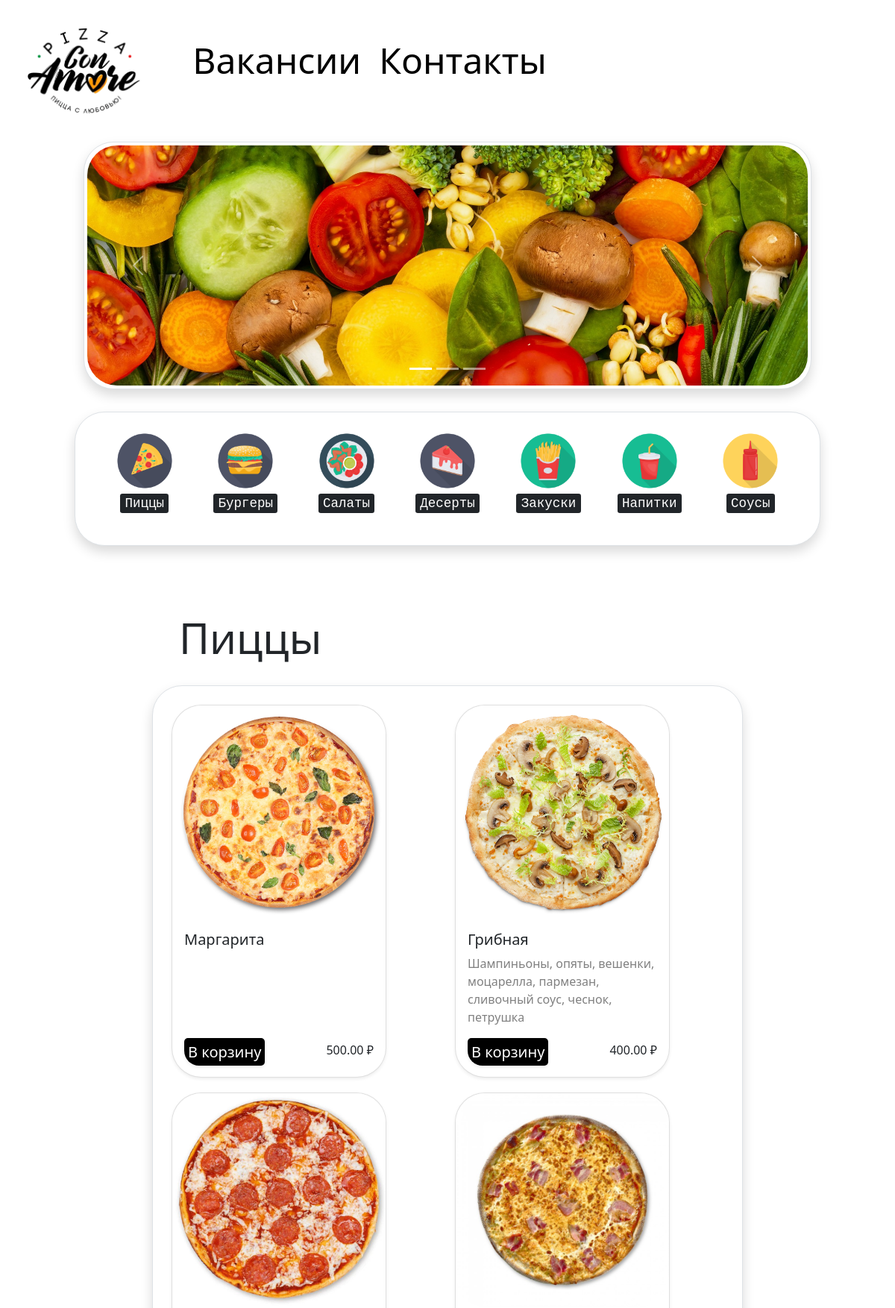
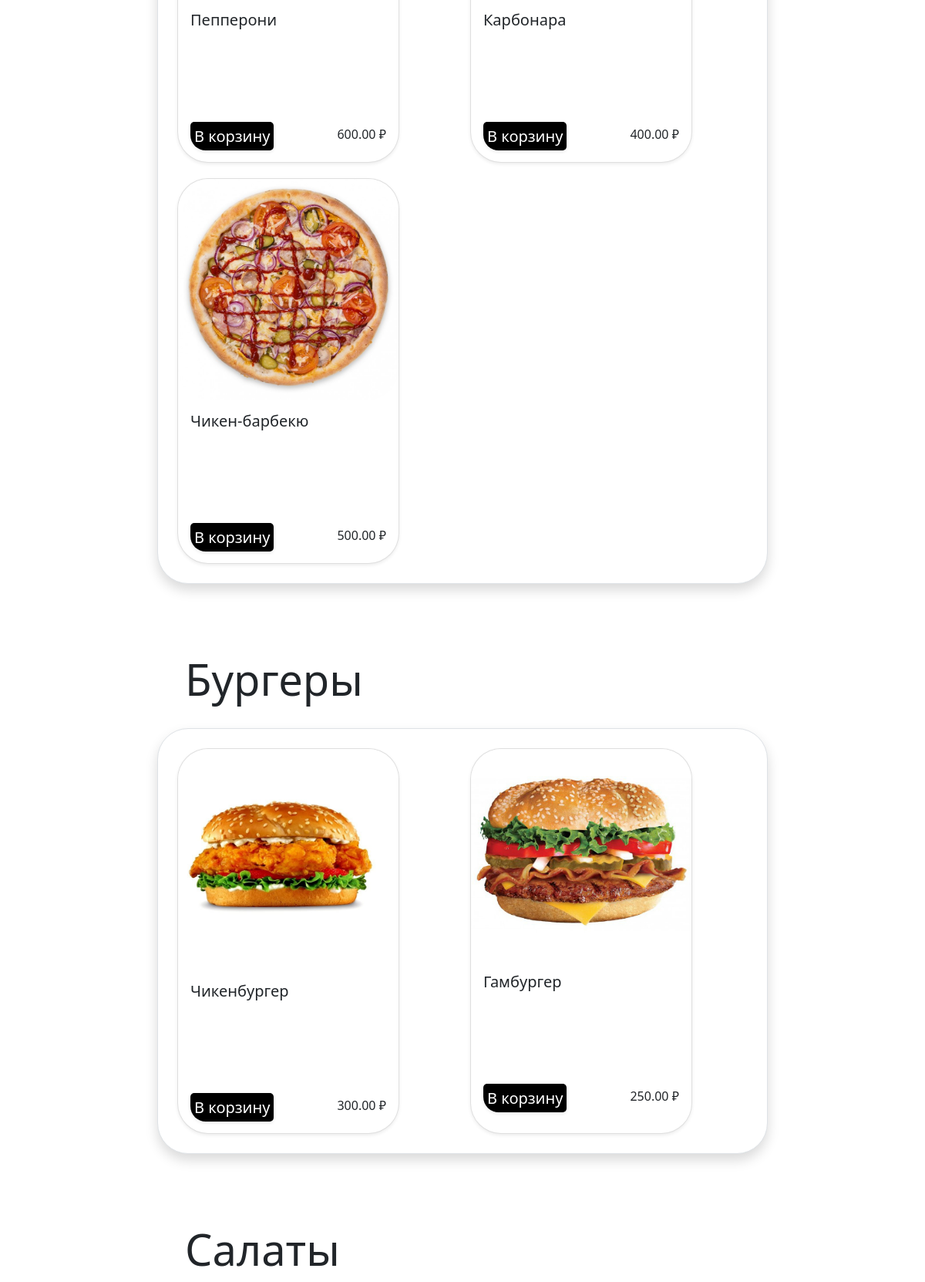
The page / (upper part) on the database its author committed (2 pictures, top to bottom).
### main_app/models.py (models this page shows, shortened)
class Promo(models.Model):
    name = models.CharField(
        verbose_name='Название',
        max_length=200
    )
    banner = models.ImageField(
        verbose_name='Баннер',
        upload_to='promos'
    )

class Category(models.Model):
    name = models.CharField(
        verbose_name='Название',
        max_length=255
    )
    slug = models.SlugField(
        verbose_name='Кодовое обозначение (заполняется авт-ки)',
        blank=True
    )
    image_icon = models.ImageField(
        verbose_name='Иконка',
        upload_to='icons'
    )
    def __str__(self):
        return self.name

class Product(models.Model):
    name = models.CharField(
        verbose_name='Название',
        max_length=255
    )
    category = models.ForeignKey(
        verbose_name='Категория',
        to='Category',
        on_delete=models.CASCADE
    )
    price = models.DecimalField(
        verbose_name='Цена',
        max_digits=7,
        decimal_places=2
    )
    time_cooking = models.DurationField(
        verbose_name='Продолжительность готовки'
    )
    availability = models.BooleanField(
        verbose_name='Наличие',
        default=True
    )
    description = models.TextField(
        verbose_name='Описание',
        null=True,
        blank=True
    )
    slug = models.SlugField(
        verbose_name='Кодовое обозначение (заполняется авт-ки)',
        blank=True
    )
    image = models.ImageField(
        verbose_name='Изображение',
        upload_to='products'
    )
    def __str__(self):
        return self.name

### main_app/views.py (the view)
# urls.py: path('', MainPageView.as_view(), name='main'),
class MainPageView(View):
    def get(self, request, *args, **kwargs):
        promos = Promo.objects.all()
        return render(
            request=request,
            template_name='main_page.html',
            context={
                'title': 'Con Amore',
                'categories': Category.objects.all(),
                'active_promo': promos[0],
                'promos': promos[1:],
                'dict_category_products': {
                    category: Product.objects.filter(category=category)
                    for category in Category.objects.all()
                }
            }
        )

### main_app/templates/main_page.html (shortened to what this page needs)
<!DOCTYPE html>
<html lang="en">
<head>
</head>
<link href="https://cdn.jsdelivr.net/npm/bootstrap@5.0.0-beta2/dist/css/bootstrap.min.css" rel="stylesheet"
>
<link rel="stylesheet" type="text/css" href="/static/main_page.css"/>
<body>
<div class="top-bar">
    <a href="#" style="margin-right: 40px">
        <img src="/media/logo.png" alt="ConAmore" class="img-fluid img-logo slow-motion"></a>
    <a class="display-5 big-but slow-motion" href="#">
        Вакансии</a>
    <a class="display-5 big-but slow-motion" href="#">
        Контакты</a>
</div>
{% block content %}
<div class="container slide-cont">
    <div id="carouselExampleCaptions" class="carousel slide" data-bs-ride="carousel">
        <div class="carousel-indicators">
            <button type="button" data-bs-target="#carouselExampleCaptions" data-bs-slide-to="0" class="active"
                    aria-current="true" aria-label="Slide 1"></button>
            <button type="button" data-bs-target="#carouselExampleCaptions" data-bs-slide-to="1"
                    aria-label="Slide 2"></button>
            <button type="button" data-bs-target="#carouselExampleCaptions" data-bs-slide-to="2"
                    aria-label="Slide 3"></button>
        </div>
        <div class="shadow carousel-inner round-edges img-thumbnail">
            <div class="carousel-item active" data-bs-interval="10000">
                <img src="{{ active_promo.banner.url }}"
                     class="img-fluid round-edges">
            </div>
        </div>
        <button class="carousel-control-prev" type="button" data-bs-target="#carouselExampleCaptions"
                data-bs-slide="prev">
            <span class="carousel-control-prev-icon" aria-hidden="true"></span>
        </button>
        <button class="carousel-control-next" type="button" data-bs-target="#carouselExampleCaptions"
                data-bs-slide="next">
            <span class="carousel-control-next-icon" aria-hidden="true"></span>
        </button>
    </div>
</div>
<div class="shadow container round-edges products-cont row img-thumbnail" align="center" id="products-cont" style="min-height: 180px">
    {% for category in categories %}
    <a class="col lead slow-motion a-products" align="center" href="#{{ category.slug }}">
        {% if category.image_icon %}
        <img src="{{ category.image_icon.url }}" class="img-fluid icon-products slow-motion"
             alt='Иконка "{{ category.name }}"'>
        <br>
        {% endif %}
        <kbd>
            {{ category }}
        </kbd>
    </a>
    {% endfor %}
</div>
{% for category, products in dict_category_products.items %}
    <h1 class="display-4" id="{{ category.slug }}" style="padding-top: 80px; margin-left: 20%">
        {{ category }}
    </h1>
    <div class="shadow container round-edges products-cont img-thumbnail grid-card" style="min-height: 500px; width: 66%">
        {% for product in products %}
            <div class="shadow-sm card round-edges" style="width: 18rem;">
                {% if product.image %}
                    <img src="{{ product.image.url }}" class="round-edges card-img-top" alt='Иконка "{{ product.name }}"'>
                {% endif %}
                <div class="card-body">
                    <h5 class="card-title">{{ product }}</h5>
                    <p class="card-text" style="height: 100px; color: grey">{{ product.description }}</p>
                    <div class="row">
                        <div class="col">
                            <a href="#" class="shadow-sm slow-motion a-in-cart">
                                        В корзину
                            </a>
                        </div>
                        <p class="col-4" align="right">
                            {{ product.price }} ₽
                        </p>
                    </div>
                </div>
            </div>
        {% endfor %}
    </div>
{% endfor %}
{% endblock content %}
</body>
</html>

### static/main_page.css (style rules this page uses)
.slow-motion { transition: all 0.5s; -webkit-transition: all 0.5s; -moz-transition: all 0.5s; }
.big-but { text-decoration: none; color: black; padding: 40px 10px; border-radius: 70px; }
.round-edges { border-radius: 40px }
.slide-cont { max-width: 1000px; margin: 0 auto 10px }
.img-logo { height: 150px; min-width: 150px; padding: 15px }
.icon-products { max-width: 80px }
.a-products { text-decoration: none }
.a-in-cart { font-size: 20px; padding: 5px; border-radius: 5px 5px 5px 20px; color: white; background-color: black; text-decoration: none }
.products-cont { max-width: 1000px; margin: 30px auto 10px; min-margin-left: 5px; min-margin-right: 5px; padding: 25px; }
.top-bar { align: center; margin: 20px; }
.card { height: 500px; width: 200px; }
.grid-card { align: center; display: grid; grid-gap: 20px; grid-template-columns: repeat(auto-fit, minmax(300px, 1fr)); grid-template-rows: repeat(1, 500px); }

### rows shown on the page
Promo: banner (picture)
Category: image_icon (picture), name "Пиццы"
Category: image_icon (picture), name "Бургеры"
Category: image_icon (picture), name "Салаты"
Category: image_icon (picture), name "Десерты"
Category: image_icon (picture), name "Закуски"
Category: image_icon (picture), name "Напитки"
Category: image_icon (picture), name "Соусы"
Product: image (picture), name "Маргарита", price "500.00"
Product: image (picture), name "Грибная", description "Шампиньоны, опяты, вешенки, моцарелла, пармезан, сливочный соус, чеснок, петрушка", price "400.00"
Product: image (picture), name "Пепперони", price "600.00"
Product: image (picture), name "Карбонара", price "400.00"
Product: image (picture), name "Чикен-барбекю", price "500.00"
Product: image (picture), name "Чикенбургер", price "300.00"
Product: image (picture), name "Гамбургер", price "250.00"
